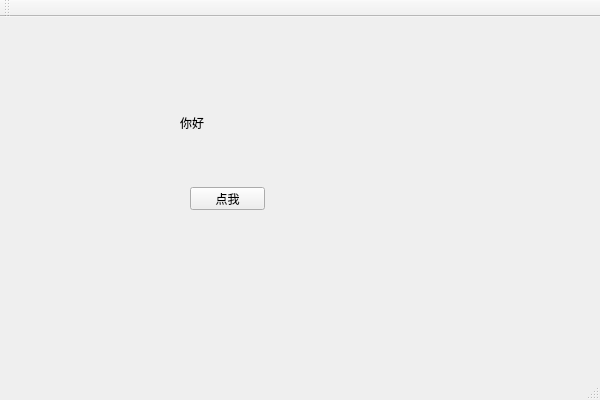
<?xml version="1.0" encoding="UTF-8"?>
<ui version="4.0">
 <class>testClass</class>
 <widget class="QMainWindow" name="testClass">
  <property name="geometry">
   <rect>
    <x>0</x>
    <y>0</y>
    <width>600</width>
    <height>400</height>
   </rect>
  </property>
  <property name="windowTitle">
   <string>test</string>
  </property>
  <widget class="QWidget" name="centralWidget">
   <widget class="QPushButton" name="pushButton">
    <property name="geometry">
     <rect>
      <x>190</x>
      <y>170</y>
      <width>75</width>
      <height>23</height>
     </rect>
    </property>
    <property name="text">
     <string>点我</string>
    </property>
   </widget>
   <widget class="QLabel" name="label">
    <property name="geometry">
     <rect>
      <x>180</x>
      <y>100</y>
      <width>54</width>
      <height>12</height>
     </rect>
    </property>
    <property name="text">
     <string>你好</string>
    </property>
   </widget>
  </widget>
  <widget class="QMenuBar" name="menuBar">
   <property name="geometry">
    <rect>
     <x>0</x>
     <y>0</y>
     <width>600</width>
     <height>23</height>
    </rect>
   </property>
  </widget>
  <widget class="QToolBar" name="mainToolBar">
   <attribute name="toolBarArea">
    <enum>TopToolBarArea</enum>
   </attribute>
   <attribute name="toolBarBreak">
    <bool>false</bool>
   </attribute>
  </widget>
  <widget class="QStatusBar" name="statusBar"/>
 </widget>
 <layoutdefault spacing="6" margin="11"/>
 <resources>
  <include location="test.qrc"/>
 </resources>
 <connections>
  <connection>
   <sender>pushButton</sender>
   <signal>clicked()</signal>
   <receiver>testClass</receiver>
   <slot>label_show()</slot>
   <hints>
    <hint type="sourcelabel">
     <x>244</x>
     <y>217</y>
    </hint>
    <hint type="destinationlabel">
     <x>310</x>
     <y>218</y>
    </hint>
   </hints>
  </connection>
 </connections>
 <slots>
  <slot>label_show()</slot>
 </slots>
</ui>
